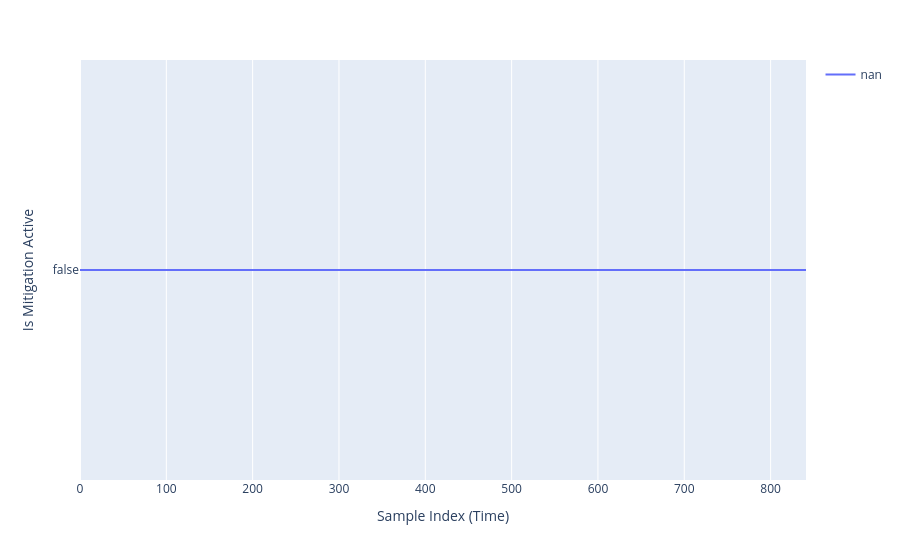

Source (notebook cell):
### Code cell
x=data.reset_index()
plt.line(x[x["k"] == 0], x="l", y="frozen", color="wctpf_label", labels={"l": "Sample Index (Time)", "frozen": "Is Mitigation Active", "wctpf_label": ""})

### Figure 1 — Plotly figure (JSON) as saved in the notebook; plotly's stock layout.template omitted (floating-point values rounded to 4 significant figures; data arrays with more than 128 entries replaced by an {"elided": "..."} marker saying what was removed)
{"data": [{"hovertemplate": "=nan<br>Sample Index (Time)=%{x}<br>Is Mitigation Active=%{y}<extra></extra>", "legendgroup": "nan", "line": {"color": "#636efa", "dash": "solid"}, "marker": {"symbol": "circle"}, "mode": "lines", "name": "nan", "orientation": "h", "showlegend": true, "type": "scatter", "x": {"elided": "842 int values"}, "xaxis": "x", "y": {"elided": "842 bool values"}, "yaxis": "y"}], "layout": {"legend": {"title": {"text": ""}, "tracegroupgap": 0}, "margin": {"t": 60}, "xaxis": {"anchor": "y", "domain": [0, 1], "title": {"text": "Sample Index (Time)"}}, "yaxis": {"anchor": "x", "domain": [0, 1], "title": {"text": "Is Mitigation Active"}}}}
